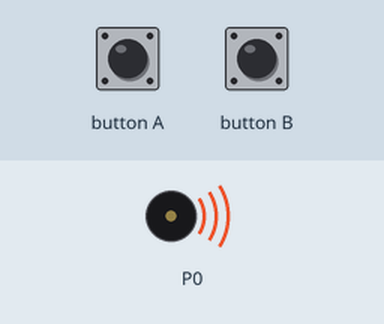
Bench run of a program on a simulated BBC micro:bit (MakeCode). On the bench: buzzer (waves = sounding). The test bench sets the inputs (shaded band).

Above: at 1.2 s.
1.3 s: button A pressed for 0.15 s
2.9 s: button B pressed for 0.15 s
At 4.9 s:
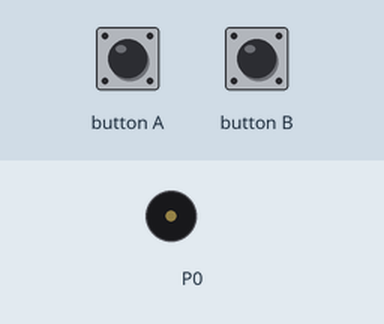
Timing chart, 0 to 12.0 s (numbered marks = the images above; inputs shaded):
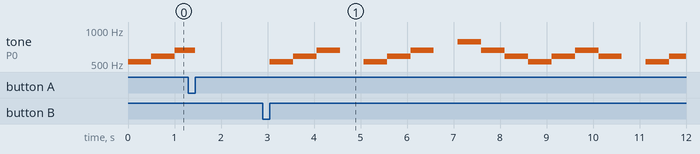

The program:

main.ts
```typescript
/*

ドレミファソラシ
c d e f  g a b

オクターブ（低→高）
1,2,3,5,5

音符の長さ
16分音符：１
8分音符：２
5分音符：４
2分音符：８
全音符：16
休符：rest

*/


let melodies = [
    "c5:4", "d5:4", "e5:4", "rest:4", "c5:4", "d5:4", "e5:4", "rest:4",
    "g5:4", "e5:4", "d5:4", "c5:4", "d5:4", "e5:4", "d5:4", "rest:4",
    "c5:4", "d5:4", "e5:4", "rest:4", "c5:4", "d5:4", "e5:4", "rest:4",
    "g5:4", "e5:4", "d5:4", "c5:4", "d5:4", "e5:4", "c5:4", "rest:4",
    "g5:4", "g5:4", "e5:4", "g5:4", "a5:4", "a5:4", "g5:4", "rest:4",
    "e5:4", "e5:4", "d5:4", "d5:4", "c5:8", "rest:8"
]
let melodiesON = 0
music.beginMelody(melodies, MelodyOptions.Forever)


input.onButtonPressed(Button.A, function(){
    music.stopAllSounds()
    melodiesON = 1
})

input.onButtonPressed(Button.B, function(){
    if(melodiesON == 0){
        music.stopAllSounds
        melodiesON = 1
    }else if(melodiesON == 1){
        music.beginMelody(melodies, MelodyOptions.Forever)
        melodiesON = 0
    }
})
```

test.ts
```typescript
// テストはここに来ます。このパッケージが拡張機能として使用されるときにはコンパイルされません。
```

Measured:
- after the input at 2.9 s, tone on P0: plays 523 Hz for 0.51 s, 587 Hz for 0.51 s, 659 Hz for 0.50 s, 523 Hz for 0.51 s, 587 Hz for 0.51 s, 659 Hz for 0.50 s … (15 notes in this stretch), starting after 0.15 s
